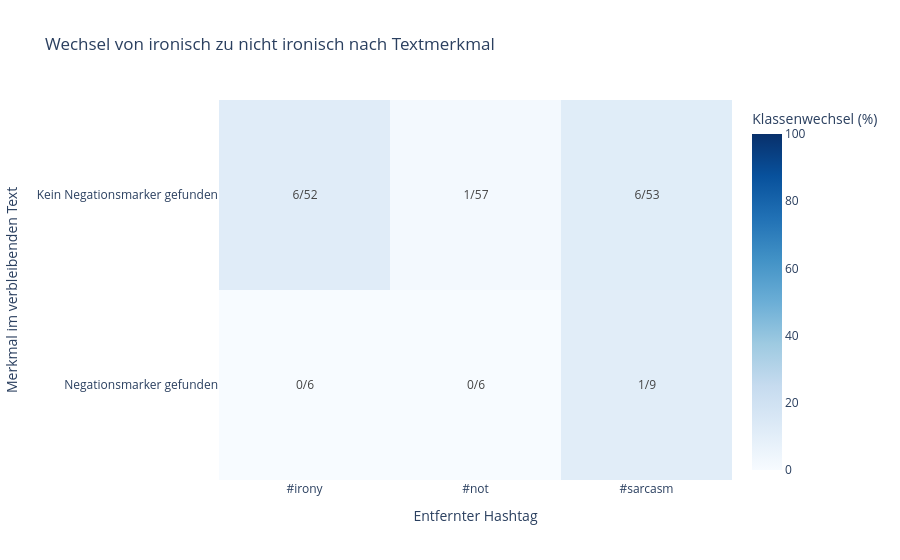

Notebook code cell kept with this figure:
### Code cell
negation = re.compile(r"\b(?:not|never|no)\b|n['’]t\b", re.IGNORECASE)

heat_data = single_tag.loc[single_tag["score_before"].ge(0.5)].copy()
heat_data["feature"] = heat_data["edited_text"].str.contains(negation).map({
    True: "Negationsmarker gefunden",
    False: "Kein Negationsmarker gefunden",
})
heat_data["flip_to_non_ironic"] = heat_data["score_after"].lt(0.5)

summary = heat_data.groupby(["feature", "marker"]).agg(
    flips=("flip_to_non_ironic", "sum"),
    n=("flip_to_non_ironic", "size"),
)
summary["percent"] = 100 * summary["flips"] / summary["n"]
summary["annotation"] = (
    summary["flips"].astype(str) + "/" + summary["n"].astype(str)
)

rates = summary["percent"].unstack()
annotations = summary["annotation"].unstack().reindex_like(rates).fillna("")

fig = px.imshow(
    rates,
    zmin=0,
    zmax=100,
    aspect="auto",
    color_continuous_scale="Blues",
    labels={
        "x": "Entfernter Hashtag",
        "y": "Merkmal im verbleibenden Text",
        "color": "Klassenwechsel (%)",
    },
    title="Wechsel von ironisch zu nicht ironisch nach Textmerkmal",
)
fig.update_traces(text=annotations.to_numpy(), texttemplate="%{text}")
fig.show()

### Figure 1 — Plotly figure (JSON) as saved in the notebook; plotly's stock layout.template omitted (floating-point values rounded to 4 significant figures)
{"data": [{"coloraxis": "coloraxis", "hovertemplate": "Entfernter Hashtag: %{x}<br>Merkmal im verbleibenden Text: %{y}<br>Klassenwechsel (%): %{z}<extra></extra>", "name": "0", "text": [["6/52", "1/57", "6/53"], ["0/6", "0/6", "1/9"]], "texttemplate": "%{text}", "type": "heatmap", "x": ["#irony", "#not", "#sarcasm"], "xaxis": "x", "y": ["Kein Negationsmarker gefunden", "Negationsmarker gefunden"], "yaxis": "y", "z": [[11.54, 1.754, 11.32], [0.0, 0.0, 11.11]]}], "layout": {"coloraxis": {"autocolorscale": false, "cmax": 100, "cmin": 0, "colorbar": {"title": {"text": "Klassenwechsel (%)"}}, "colorscale": [[0, "rgb(247,251,255)"], [0.125, "rgb(222,235,247)"], [0.25, "rgb(198,219,239)"], [0.375, "rgb(158,202,225)"], [0.5, "rgb(107,174,214)"], [0.625, "rgb(66,146,198)"], [0.75, "rgb(33,113,181)"], [0.875, "rgb(8,81,156)"], [1, "rgb(8,48,107)"]]}, "title": {"text": "Wechsel von ironisch zu nicht ironisch nach Textmerkmal"}, "xaxis": {"anchor": "y", "domain": [0, 1], "title": {"text": "Entfernter Hashtag"}}, "yaxis": {"anchor": "x", "autorange": "reversed", "domain": [0, 1], "title": {"text": "Merkmal im verbleibenden Text"}}}}
